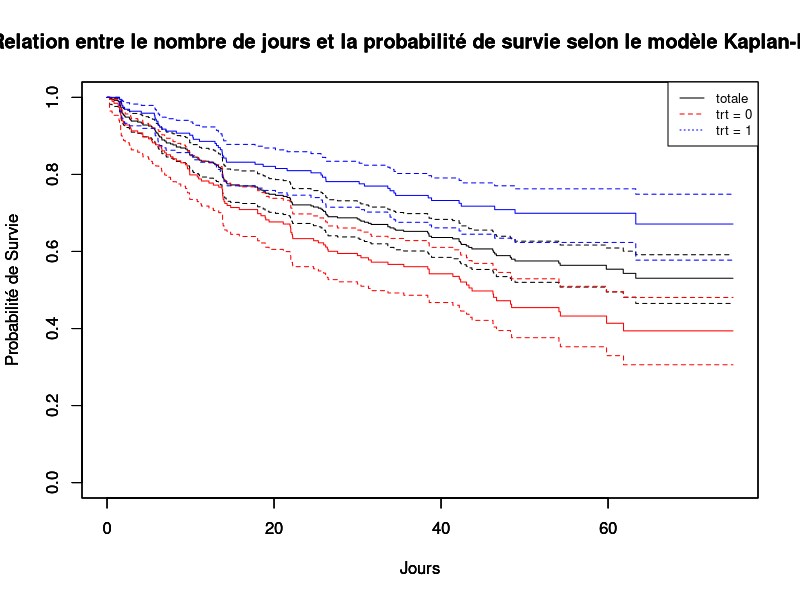
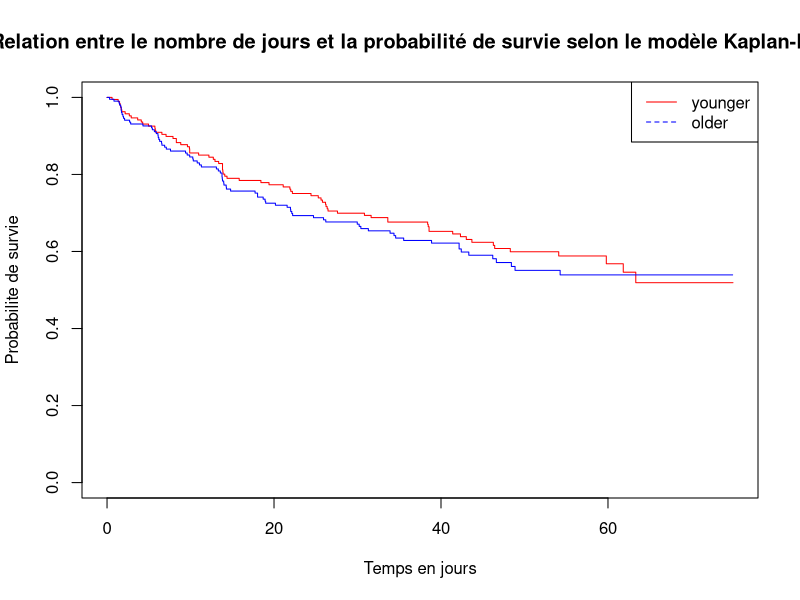

These charts were generated, in order, by the following R code:
library(survival)
data(diabetic)
attach(diabetic)

trt <- as.factor(trt)

# 1a
print(names(diabetic))
#"id"     "laser"  "age"    "eye"    "trt"    "risk"   "time"   "status"
#https://www.mayo.edu/research/documents/diabeteshtml/DOC-10027460/
#ID：Il est utilisé pour distinguer chaque participant dans l'ensemble de données.
#laser：Il s'agit du type de traitement laser reçu. 1=xenon, 2=argon
#age: Il s'agit de l'âge auquel le diabète a été diagnostiqué chez le patient.
#eye: Il s'agit d'un facteur avec des niveau de gauche et de droit.
#trt: Il s'agit du group de traitement.0=no treatment,1=laser
#risk: Il s'agit d'une variable quantitative d'évaluation du risque utilisée pour classer les participants dans différents groupes de risque(les valeurs varient de 6 à 12).
#time: Il s'agit de la date de l'événement ou de la dernière visite de suivi.
#status:Il s'agit d'une variable binaire utilisée pour indiquer si une perte de vision s'est produite au cours de la période d'étude,où 0 indique qu'aucune perte de vision ne s'est produite à la fin
#de la période d'observation et 1 indique qu'une perte de vision s'est produite.
#还需要再归纳一下这个实验来自哪个研究

#1bc
#Kaplan-Meier 
result.km <- survfit(Surv(time, status) ~ 1, conf.type="log-log")
plot(result.km, xlab = "Jours", ylab = "Probabilité de Survie", 
main = "Relation entre le nombre de jours et la probabilité de survie selon le modèle Kaplan-Meier")
result.kmtrt0 <- survfit(Surv(time[trt == 0], status[trt == 0]) ~ 1, conf.type="log-log")
par(new=TRUE)
plot(result.kmtrt0, xlab = "Jours", ylab = "Probabilité de Survie", 
main = "Relation entre le nombre de jours et la probabilité de survie selon le modèle Kaplan-Meier", col = "red")
result.kmtrt1 <- survfit(Surv(time[trt == 1], status[trt == 1]) ~ 1, conf.type="log-log")
par(new=TRUE)
plot(result.kmtrt1, xlab = "Jours", ylab = "Probabilité de Survie", 
main = "Relation entre le nombre de jours et la probabilité de survie selon le modèle Kaplan-Meier", col = "blue")
legend("topright", legend=c("totale","trt = 0", "trt = 1"), col=c("black","red", "blue"), lty=1:5, cex=0.8)
#abline ( v = 43.7 , col = 'red' , lty =2)

#1d
#On concentre sur les patients trt = 0
#diabetic_controle <- diabetic[trt == 0,]
subset_data <- subset(diabetic,trt == 0)
fit <- survfit(Surv(time,status) ~ 1,data=subset_data, conf.type="log-log")
result.km<-fit
print(result.km)
#Le délai médian jusqu'à la cécité pour les patients qui n'ont pas reçu de traitement au laser était de 43,7 mois. 
#L'intervalle de confiance à 95 % pour cette estimation était large, allant de 31,6 à 59,8 mois.

#1e test de log-rank
result.logrank <- survdiff(Surv(time, status) ~ trt, data = diabetic)
print(result.logrank)
#Les résultats du test du chi-carré (Chisq=22,2, p=2e-06), dans lequel nous pouvons voir que la valeur p est bien inférieure à 0,05. 
#Cela suggère que la différence de temps avant la cécité entre les deux groupes de traitement est statistiquement significative. 
#En outre, dans ce cas, le nombre de cécités était significativement plus élevé que prévu dans le groupe qui n'a pas reçu de traitement au laser (trt=0), tandis que le nombre de cécités était plus faible que prévu dans le groupe qui a reçu un traitement au laser (trt=1).
#En conclusion, les résultats du test Log-Rank ont montré que le fait de recevoir ou non un traitement au laser avait un effet significatif sur la courbe de survie des patients. Cela implique que le traitement au laser peut être une intervention efficace pour retarder la perte de vision chez les patients diabétiques.

 #1f# 计算年龄的中位数，并创建年龄组变量
median_age <- median(diabetic$age, na.rm = TRUE)
diabetic$age_group <- ifelse(diabetic$age <= median_age, "younger", "older")
# 使用survfit函数根据年龄组计算Kaplan-Meier生存曲线
result.kmage <- survfit(Surv(time, status) ~ age_group, data = diabetic)
# 绘制Kaplan-Meier生存曲线
plot(result.kmage, main = 'Relation entre le nombre de jours et la probabilité de survie selon le modèle Kaplan-Meier', 
xlab = 'Temps en jours', ylab = 'Probabilite de survie', col = c("red", "blue"))
legend("topright", legend=c("younger", "older"), col=c("red", "blue"), lty=1:5, cex=1)
# 进行分层的Log-Rank测试
survdiff(Surv(time, status) ~ trt + strata(age), data = diabetic)
#Dans notre analyse approfondie de l'ensemble de données sur les diabetic, 
#nous avons adopté une stratégie basée sur la segmentation de l'âge médian afin de discerner l'effet des différents traitements sur les patients d'âges différents. 
#Cette segmentation a permis de classer les patients en deux groupes, “Younger“et “Older”, ce qui nous a permis d'explorer l'impact potentiel du facteur âge sur les résultats du traitement.